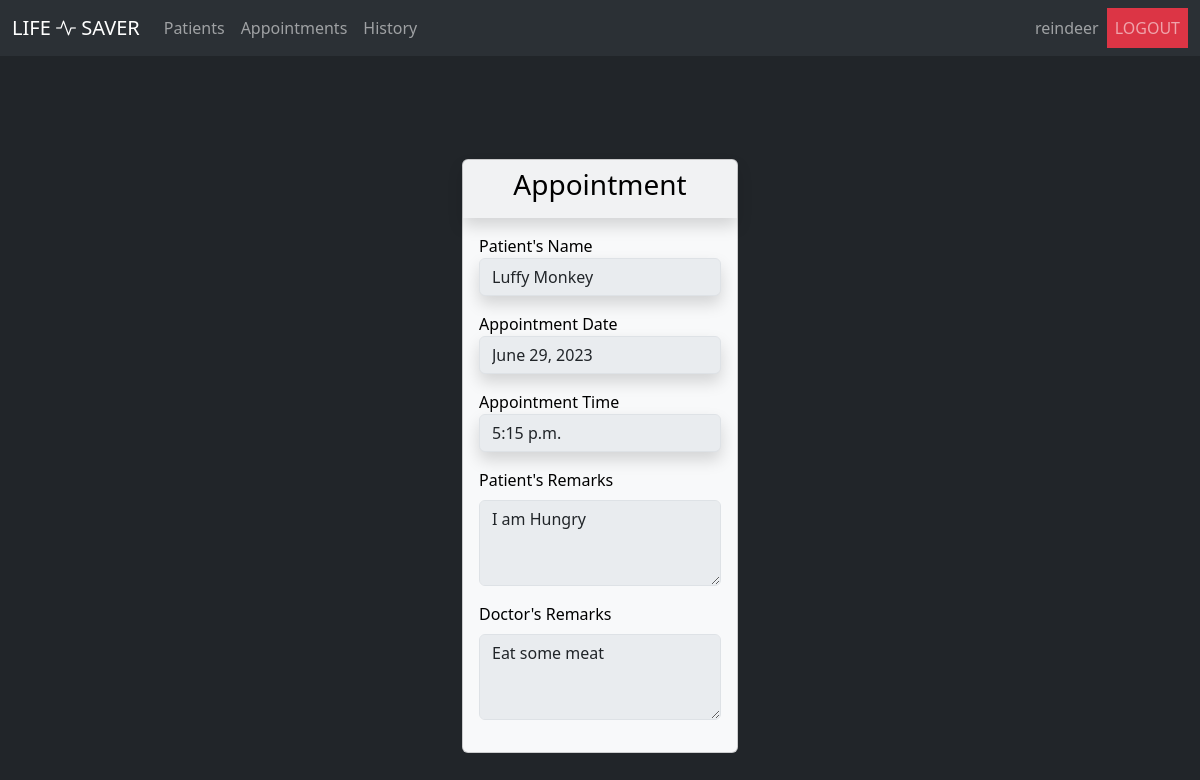
Screenshot of /doctor/appointment/3/ (signed in) with the database file from the repository.
### life_saver_user_auth/models.py (models this page shows, shortened)
class User(models.Model):
    first_name = models.CharField(max_length=30)
    last_name = models.CharField(max_length=30)
    email = models.EmailField(unique=True)
    phone = models.CharField(max_length=10)
    password = models.CharField(max_length=30)
    role = models.CharField(max_length=30)

### life_saver_appointment/models.py (models this page shows, shortened)
class Appointment(models.Model):
    doctor = models.ForeignKey(Doctor, on_delete=models.CASCADE)
    patient = models.ForeignKey(Patient, on_delete=models.CASCADE)
    date = models.DateField()
    time = models.TimeField()
    patient_remarks = models.TextField(blank=True, null=True)
    doctor_remarks = models.TextField(blank=True, null=True)
    status = models.CharField(max_length=50, default='pending')
    is_completed = models.BooleanField(default=False)
    class Meta:
        verbose_name_plural = 'Appointments'
        ordering = ['-date', '-time']

### life_saver_doctor/views.py (the view)
# urls.py: path('appointment/<int:appointment_id>/', appointment, name='appointment_admin'),
def appointment(request, appointment_id):
    if check_session(request):
        if check_profile_completion(request):
            doctor = Doctor.objects.get(user__id=request.session['user'])
            if doctor.is_verified:
                appointment = Appointment.objects.get(id=appointment_id)
                appointment.patient_name = appointment.patient.user.first_name + ' ' + appointment.patient.user.last_name
                return render(request, 'appointment_doctor.html', {'appointment': appointment})
            return redirect('waitlist_doctor')
    return redirect('login')

### life_saver_doctor/views.py (called while the page is built)
def check_session(request):
    if request.session.has_key('user'):
        user = User.objects.get(id=request.session['user'])
        if user.role == 'doctor':
            return True
    return False

def check_profile_completion(request):
    try:
        doctor = Doctor.objects.get(user__id=request.session['user'])
        if doctor.is_profile_complete:
            return True
        return False
    except:
        return False

### life_saver_doctor/templates/appointment_doctor.html (shortened to what this page needs)
{% extends 'base_doctor.html' %}
{% block content %}
<div class="container-fluid bg-dark h-100">
	<div class="row align-items-center justify-content-center h-100">
		<div class="col-md-3">
			<div class="card text-bg-light">
				<div class="card-header shadow border-0 text-center">
					<h3>Appointment</h3>
				</div>
				<div class="card-body">
                    <div class="mb-3">
                        <label for="patient">Patient's Name</label>
                        <input type="text" class="form-control shadow" name="patient" value="{{ appointment.patient_name }}" disabled>
                    </div>
                    <div class="mb-3">
                        <label for="date">Appointment Date</label>
                        <input type="text" class="form-control shadow" name="date" value="{{ appointment.date }}" disabled>
                    </div>
                    <div class="mb-3">
                        <label for="time">Appointment Time</label>
                        <input type="text" class="form-control shadow" name="time" value="{{ appointment.time }}" disabled>
                    </div>
                    <div class="form-group mb-3">
                        <label for="patient_remarks" class="form-label">Patient's Remarks</label>
                        <textarea class="form-control" id="patient_remarks" name="patient_remarks" disabled rows="3">{{ appointment.patient_remarks }}</textarea>
                    </div>
                    {% if appointment.is_completed %}
                    <div class="form-group mb-3">
                        <label for="doctor_remarks" class="form-label">Doctor's Remarks</label>
                        <textarea class="form-control" id="doctor_remarks" name="doctor_remarks" disabled rows="3">{{ appointment.doctor_remarks }}</textarea>
                    </div>
                    {% endif %}
				</div>
			</div>
		</div>
	</div>
</div>
{% endblock %}

### life_saver_doctor/templates/base_doctor.html (shortened to what this page needs)
<!doctype html>
<html lang="en">
<head>
	<link href="https://cdn.jsdelivr.net/npm/bootstrap@5.3.0-alpha3/dist/css/bootstrap.min.css" rel="stylesheet"
>
	<link rel="stylesheet" href="https://cdn.jsdelivr.net/npm/bootstrap-icons@1.10.5/font/bootstrap-icons.css">
	<link rel="stylesheet" href="https://cdn.datatables.net/1.13.4/css/jquery.dataTables.css" />
</head>
<body style="height: 100vh">
	<nav class="navbar navbar-expand-lg bg-body-tertiary bg-dark" data-bs-theme="dark">
		<div class="container-fluid">
			<a class="navbar-brand" href="{% url 'index_doctor' %}">LIFE <i class="bi bi-activity"></i> SAVER</a>
			<div class="collapse navbar-collapse justify-content-between" id="navbarNav">
				<ul class="navbar-nav">
					<li class="nav-item">
						<a class="nav-link" href="{% url 'patients_doctor' %}">Patients</a>
					</li>
					<li class="nav-item">
						<a class="nav-link" href="{% url 'appointments_doctor' %}">Appointments</a>
					</li>
					<li class="nav-item">
						<a class="nav-link" href="{% url 'appointment_history_doctor' %}">History</a>
					</li>
				</ul>
				<ul class="navbar-nav">
					<li class="nav-item">
						<a class="nav-link">{{ request.session.username }}</a>
					</li>
					<li class="nav-item">
						<a class="nav-link bg-danger" href="{% url 'logout' %}">LOGOUT</a>
					</li>
				</ul>
			</div>
		</div>
	</nav>
	{% block content %}{% endblock %}
</body>
</html>

### rows the page displays
User: session.username "reindeer"
Appointment: patient "Luffy Monkey", date "June 29, 2023", time "5:15 p.m.", patient_remarks "I am Hungry", doctor_remarks "Eat some meat"
